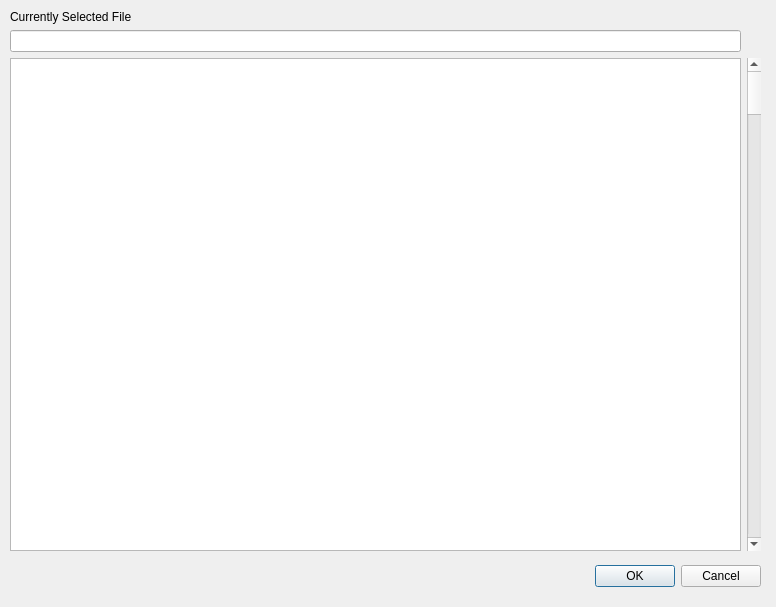
<?xml version="1.0" encoding="UTF-8"?>
<ui version="4.0">
 <class>Explorer</class>
 <widget class="QWidget" name="Explorer">
  <property name="geometry">
   <rect>
    <x>0</x>
    <y>0</y>
    <width>776</width>
    <height>607</height>
   </rect>
  </property>
  <property name="windowTitle">
   <string>File Explorer</string>
  </property>
  <widget class="QDialogButtonBox" name="buttonBox">
   <property name="geometry">
    <rect>
     <x>10</x>
     <y>560</y>
     <width>751</width>
     <height>32</height>
    </rect>
   </property>
   <property name="orientation">
    <enum>Qt::Orientation::Horizontal</enum>
   </property>
   <property name="standardButtons">
    <set>QDialogButtonBox::StandardButton::Cancel|QDialogButtonBox::StandardButton::Ok</set>
   </property>
  </widget>
  <widget class="QWidget" name="gridLayoutWidget">
   <property name="geometry">
    <rect>
     <x>10</x>
     <y>10</y>
     <width>751</width>
     <height>541</height>
    </rect>
   </property>
   <layout class="QGridLayout" name="grid">
    <item row="2" column="0">
     <widget class="QLineEdit" name="pathText"/>
    </item>
    <item row="3" column="1">
     <widget class="QScrollBar" name="contentScrollBar">
      <property name="orientation">
       <enum>Qt::Orientation::Vertical</enum>
      </property>
     </widget>
    </item>
    <item row="3" column="0">
     <widget class="QTreeView" name="treeView">
      <property name="wordWrap">
       <bool>true</bool>
      </property>
      <attribute name="headerStretchLastSection">
       <bool>true</bool>
      </attribute>
     </widget>
    </item>
    <item row="1" column="0">
     <widget class="QLabel" name="label">
      <property name="text">
       <string>Currently Selected File</string>
      </property>
     </widget>
    </item>
   </layout>
  </widget>
 </widget>
 <resources/>
 <connections>
  <connection>
   <sender>buttonBox</sender>
   <signal>accepted()</signal>
   <receiver>Explorer</receiver>
   <slot>accept()</slot>
   <hints>
    <hint type="sourcelabel">
     <x>248</x>
     <y>254</y>
    </hint>
    <hint type="destinationlabel">
     <x>157</x>
     <y>274</y>
    </hint>
   </hints>
  </connection>
  <connection>
   <sender>buttonBox</sender>
   <signal>rejected()</signal>
   <receiver>Explorer</receiver>
   <slot>reject()</slot>
   <hints>
    <hint type="sourcelabel">
     <x>316</x>
     <y>260</y>
    </hint>
    <hint type="destinationlabel">
     <x>286</x>
     <y>274</y>
    </hint>
   </hints>
  </connection>
  <connection>
   <sender>treeView</sender>
   <signal>clicked(QModelIndex)</signal>
   <receiver>Explorer</receiver>
   <slot>onClicked(QModelIndex)</slot>
   <hints>
    <hint type="sourcelabel">
     <x>373</x>
     <y>294</y>
    </hint>
    <hint type="destinationlabel">
     <x>387</x>
     <y>303</y>
    </hint>
   </hints>
  </connection>
 </connections>
 <slots>
  <slot>accept()</slot>
  <slot>reject()</slot>
 </slots>
</ui>
